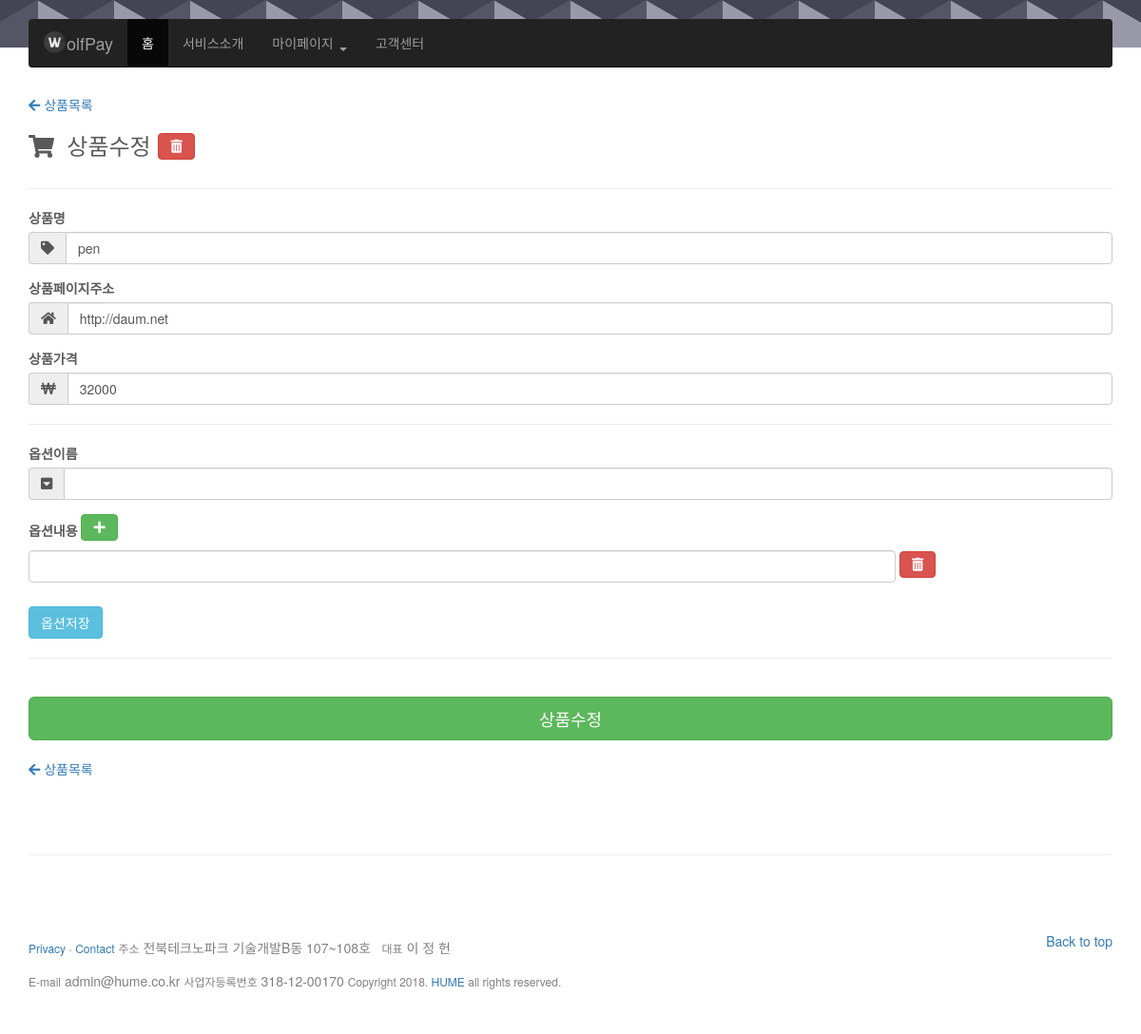
Screenshot of /wolfpay/product/update/2/ (signed in) with the database file from the repository.
### wolfpay/models.py (models this page shows, shortened)
class Product(models.Model):
	sid=models.ForeignKey('Shop',on_delete=models.CASCADE)
	name=models.CharField(max_length=200)
	url=models.CharField(max_length=255)
	price=models.IntegerField(null=True)
	op=models.TextField()

### wolfpay/views.py (the view)
# urls.py: url(r'^product/update/(\d+)/$',views.update_product,name='update_product'),
def update_product(request,id):
	if request.user.is_authenticated:
		p=get_object_or_404(Product,id=id)
		if request.method=="POST":
			name=request.POST['name']
			url=request.POST['url']
			price=request.POST['price']
			op=request.POST['op']
			p.name=name
			p.url=url
			p.price=price
			p.op=op
			p.save()
			return render(request,"wolfpay/complete_product.html",{'msg':'상품수정이 완료되었습니다.','callback':'product'})
		else:
			return render(request,"wolfpay/add_product.html",{'update':True,'p':p})
	else:
		return redirect('login')

### wolfpay/templates/wolfpay/add_product.html (shortened to what this page needs)
{% extends "wolfpay/index.html" %}
{% block content %}
{% load staticfiles %}
	<link href="{% static 'wolfpay/css/add_product.css' %}" rel="stylesheet">
	<link href="https://use.fontawesome.com/releases/v5.0.6/css/all.css" rel="stylesheet">
	<a href='{% url 'product' %}'><i class="fas fa-arrow-left"></i>&nbsp;상품목록</a><br>
	<h3 class="form-signin-heading"><i class="fas fa-shopping-cart"></i>&nbsp;
		{% if update is True %}
			상품수정
		{% else %}
			상품추가
		{% endif %}
	</h3>
	{% if update is True %}
			&nbsp;<b class="btn btn-danger" data-toggle="modal" data-target="#delete-modal"><i class="fas fa-trash-alt"></i></b>
	{% endif %}
	<hr>
	<form id=add_prod_form method="POST">
		<div class="form-group">
		<label for="name" class="cols-sm-2 control-label">상품명</label>
		<div class="cols-sm-10">
				<div class="input-group">
					<span class="input-group-addon"><i class="fa fa-tag" aria-hidden="true"></i></span>
					<input type="text" class="form-control" name="name" id="name"  value="{{ p.name }}" required autofocus/>
				</div>
			</div>
		</div>
		<div class="form-group">
			<label for="name" class="cols-sm-2 control-label">상품페이지주소</label>
			<div class="cols-sm-10">
				<div class="input-group">
					<span class="input-group-addon"><i class="fas fa-home" aria-hidden="true"></i></span>
					<input type="text" class="form-control" name="url" id="url" value="{{ p.url }}" required/>
				</div>
			</div>
		</div>
		<div class="form-group">
			<label for="name" class="cols-sm-2 control-label">상품가격</label>
			<div class="cols-sm-10">
				<div class="input-group">
					<span class="input-group-addon"><i class="fas fa-won-sign"></i></span>
					<input type="text" class="form-control" name="price" id="price" value="{{ p.price }}" required/>
				</div>
			</div>
		</div>
		<hr>
		<div class="form-group">
			<label for="name" class="cols-sm-2 control-label">옵션이름</label>
			<div class="cols-sm-10">
				<div class="input-group">
					<span class="input-group-addon"><i class="fas fa-caret-square-down"></i></span>
					<input type="text" class="form-control" id="op_title"/>
				</div>
			</div>
		</div>
		<label for="name" class="cols-sm-2 control-label">옵션내용</label> <b onclick='add()' id=add class="btn btn-success"><i class="fas fa-plus"></i></b><br>
		<div id=op_container>
			<div id=op1><input id="op_content1" class="form-control op-input">&nbsp;<b onclick='del(1)' class="btn btn-danger"><i class="fas fa-trash-alt"></i></b></div>
		</div>
		<br><div id=op_save onclick="op_save()" class="btn btn-info">옵션저장</div>
		<hr>
		<br>
		<div id=save onclick='save()' class="btn btn-success btn-block btn-lg">
			{% if update is True %}
			상품수정
			{% else %}
			상품생성
			{% endif %}
		</div>
		<br>
		<a href='{% url 'product' %}'><i class="fas fa-arrow-left"></i>&nbsp;상품목록</a><br>
	</form>
{% endblock %}

### wolfpay/static/wolfpay/css/carousel.css (style rules this page uses)
body { padding-bottom: 40px; color: #5a5a5a; }

### wolfpay/static/wolfpay/css/add_product.css (style rules this page uses)
body { padding-bottom: 40px; background-color: #fff; }
span { display: inline-block; right:0px; top:0px; margin-top: 10px; }
#add { margin-bottom: 10px; }
.op-input { width: 80%; display: inline-block; }
.btn-danger { margin-bottom: 10px; }
.form-signin-heading { display: inline-block; }

### rows the page displays
Product: name "pen", url "http://daum.net", price "32000"
